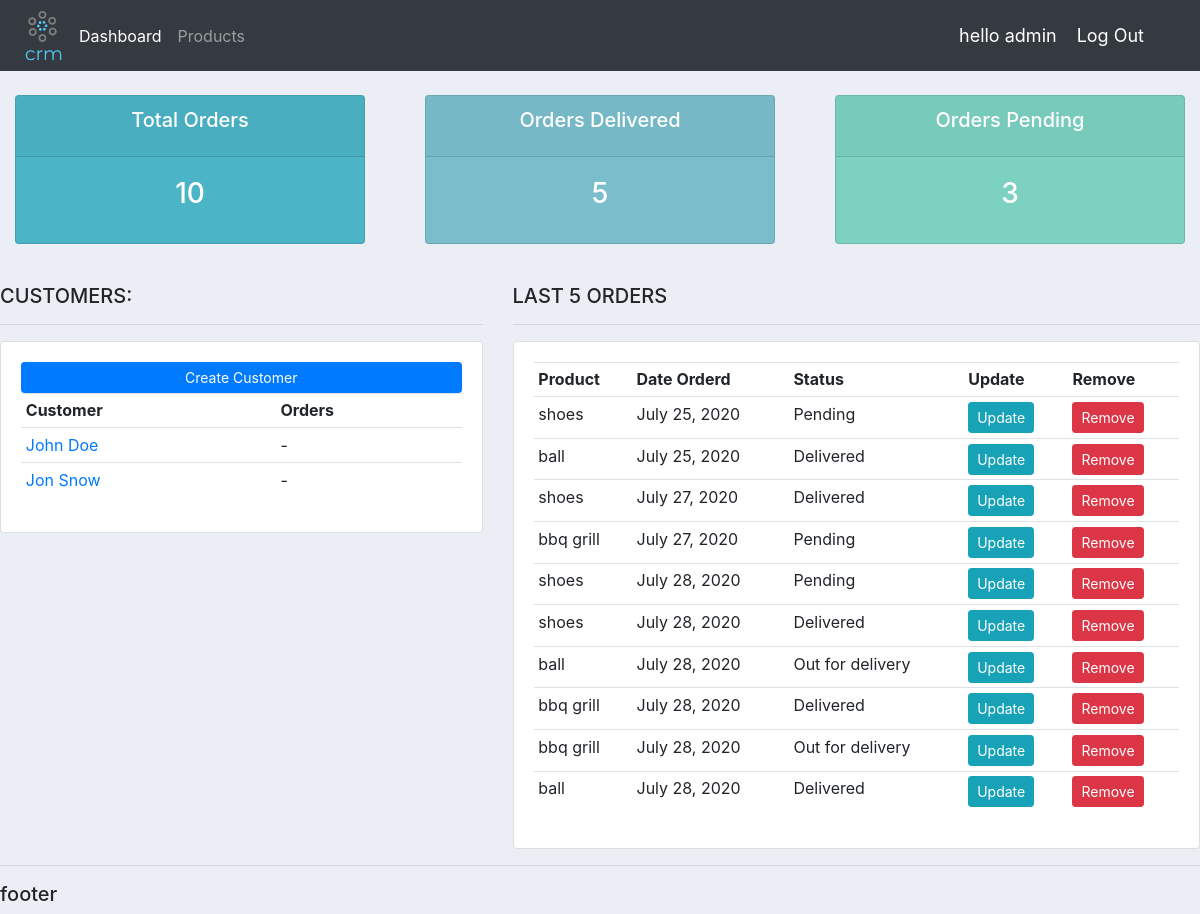
Before: /dashboard/ (signed in) with the older database file.
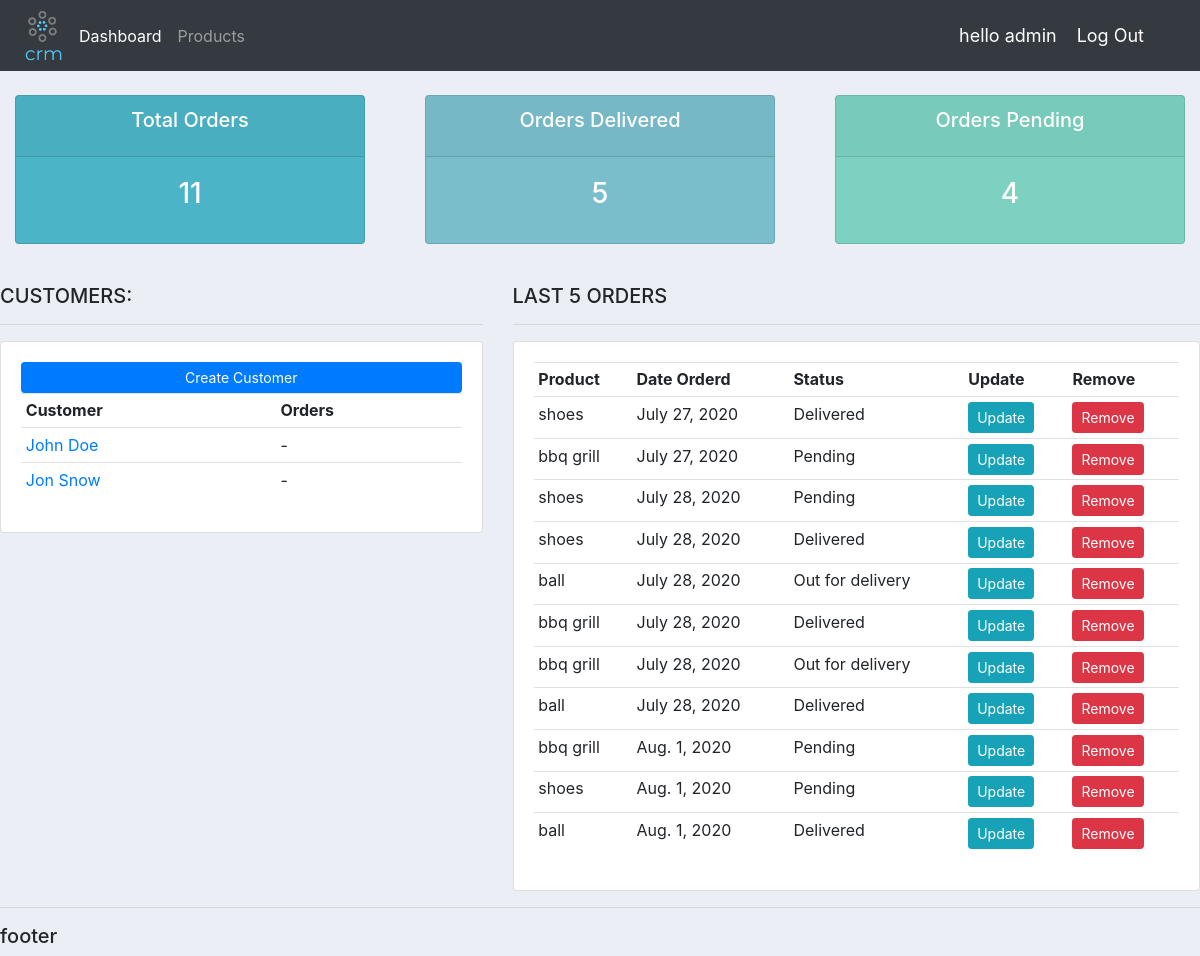
After: the same page with the newer database file.
### accounts/models.py (models this page shows, shortened)
class Customer(models.Model):
    name = models.CharField(max_length=200, blank=True)
    phone = models.CharField(max_length=200, blank=True)
    email = models.EmailField(max_length=200, blank=True)
    date_crated = models.DateTimeField(default=datetime.datetime.now(), blank=True)

class Order(models.Model):
    STATUS = (
        ('Pending','Pending'),
        ('Out for delivery','Out for delivery'),
        ('Delivered','Delivered'),
    )
    customer = models.ForeignKey(Customer, on_delete=models.CASCADE, null=True )
    product = models.ForeignKey(Product, on_delete=models.CASCADE, null=True)
    date_created = models.DateTimeField(default=datetime.datetime.now(), blank=True)
    status = models.CharField(max_length=200, blank=True, choices=STATUS)

class Product(models.Model):
    CATEGORY = (
        ('indoor','indoor'),
        ('outdoor','outdoor'),
    )
    name = models.CharField(max_length=200, blank=True)
    category = models.CharField(max_length=200, blank=True, choices=CATEGORY)
    price = models.FloatField(validators=[MinValueValidator(0)], blank=True)
    description = models.TextField(max_length=400, blank=True)
    date_crated = models.DateTimeField(default=datetime.datetime.now(), blank=True)
    tags = models.ManyToManyField(Tag, blank=True)
    def __str__(self):
        return self.name

### accounts/views.py (the view)
# urls.py: path('dashboard/', views.dashboard, name='dashboard'),
@login_required(login_url='/login/')
@adminonly
def dashboard(request):
    orders = Order.objects.all()
    customers = Customer.objects.all()
    delivered = Order.objects.filter(status='Delivered')
    pending = Order.objects.filter(status='Pending')
    context = {
        'orders':orders,
        'customers':customers,
        'delivered':delivered,
        'pending':pending,
    }
    return render(request, 'accounts/dashboard.html', context)

### accounts/templates/accounts/dashboard.html (shortened to what this page needs)
{% extends 'accounts/base.html' %}
{% load static %}
{% block content %}
{% include 'accounts/status.html' %}
<br>
<div class="row">
	<div class="col-md-5">
		<h5>CUSTOMERS:</h5>
		<hr>
		<div class="card card-body">
			<a class="btn  btn-primary  btn-sm btn-block" href="">Create Customer</a>
			<table class="table table-sm">
				<tr>
					<th>Customer</th>
					<th>Orders</th>
				</tr>
				{% for customer in customers %}
					<tr>
						<td><a href="{% url 'accounts:customer' customer.pk %}">{{customer.name}}</a></td>
						<td>-</td>
					</tr>
				{% endfor %}
			</table>
		</div>
	</div>
	<div class="col-md-7">
		<h5>LAST 5 ORDERS</h5>
		<hr>
		<div class="card card-body">
			<table class="table table-sm">
				<tr>
					<th>Product</th>
					<th>Date Orderd</th>
					<th>Status</th>
					<th>Update</th>
					<th>Remove</th>
				</tr>
				{% for order in orders %}
					<tr>
						<td>{{order.product}}</td>
						<td>{{order.date_created|date}}</td>
						<td>{{order.status}}</td>
						<td><a href="{% url 'accounts:update_order' order.pk %}"><button class="btn btn-sm btn-info">Update</button></a></td>
						<td><a href="{% url 'accounts:delete_order' order.pk %}"><button class="btn btn-sm btn-danger">Remove</button></a></td>
					</tr>
				{% endfor %}
			</table>
		</div>
	</div>
</div>
{% endblock content %}

### accounts/templates/accounts/base.html (shortened to what this page needs)
{% load static %}
<!DOCTYPE html>
<html lang="en">
<head>
<link rel="stylesheet" href="https://stackpath.bootstrapcdn.com/bootstrap/4.5.0/css/bootstrap.min.css">
<link rel="stylesheet" href="{% static 'home-static/css/main.css' %}" >
</head>
<body>
<nav class="navbar navbar-expand-lg navbar-dark bg-dark">
  <img src= {% static 'home-static/images/crm-logo.png' %} style="width: 55px;">
  <div class="collapse navbar-collapse" id="navbarNav">
    <ul class="navbar-nav">
      {% if request.user.is_staff %}
        <li class="nav-item active">
          <a class="nav-link" href="{% url 'accounts:dashboard'  %}">Dashboard </a>
        </li>
        <li class="nav-item">
          <a class="nav-link" href="{% url 'accounts:products'  %}">Products</a>
        </li>
      {% endif %}
    </ul>
  </div>
  {% if request.user.is_authenticated %}
  <span class="span-style">hello {{request.user}} </span>
  <span class="span-style"><a href="{% url 'accounts:logout' %}">Log Out</a></span>
  {% else %}
  <span class="span-style"><a href="{% url 'accounts:login' %}">Log In</a></span>
  <span class="span-style"><a href="{% url 'accounts:signup' %}">Sign Up</a></span>
  {% endif %}
</nav>
    {% block content %}
    {% endblock content %}
    <hr>
    <h5>footer</h5>
</body>
</html>

### accounts/templates/accounts/status.html
<br>
<div class="row">
	<div class="col">
		<div class="col-md">
			<div class="card text-center text-white  mb-3" id="total-orders">
			  	<div class="card-header">
			  		<h5 class="card-title">Total Orders</h5>
			  	</div>
			  	<div class="card-body">
			    	<h3 class="card-title"> {{orders.count}} </h3>
			  	</div>
			</div>
		</div>
	</div>
	<div class="col">
		<div class="col-md">
			<div class="card text-center text-white  mb-3" id="orders-delivered">
			  	<div class="card-header">
			  		<h5 class="card-title">Orders Delivered</h5>
			  	</div>
			  	<div class="card-body">
			    	<h3 class="card-title"> {{delivered.count}} </h3>
			  	</div>
			</div>
		</div>
	</div>
	<div class="col">
		<div class="col-md">
			<div class="card text-center text-white  mb-3" id="orders-pending">
			  	<div class="card-header">
			  		<h5 class="card-title">Orders Pending</h5>
			  	</div>
			  	<div class="card-body">
			    	<h3 class="card-title"> {{pending.count}} </h3>
			  	</div>
			</div>
		</div>
	</div>
</div>

### static/home-static/css/main.css (style rules this page uses)
body { background-color: #ebeff5; }
#total-orders { background-color: #4cb4c7; }
#orders-delivered { background-color: #7abecc; }
#orders-pending { background-color: #7CD1C0; }

### accounts/templates/accounts/base.html (style rules this page uses)
.span-style , .span-style a { font-size:18px ; color: #fff; margin-right: 20px; }

Changed rows visible on the page:
removed Order: product "shoes", date_created "July 25, 2020", status "Pending"
removed Order: product "ball", date_created "July 25, 2020", status "Delivered"
added Order: product "bbq grill", date_created "Aug. 1, 2020", status "Pending"
added Order: product "shoes", date_created "Aug. 1, 2020", status "Pending"
added Order: product "ball", date_created "Aug. 1, 2020", status "Delivered"
Other visible differences:
{{ orders.count }}: "10" → "11"
{{ pending.count }}: "3" → "4"
